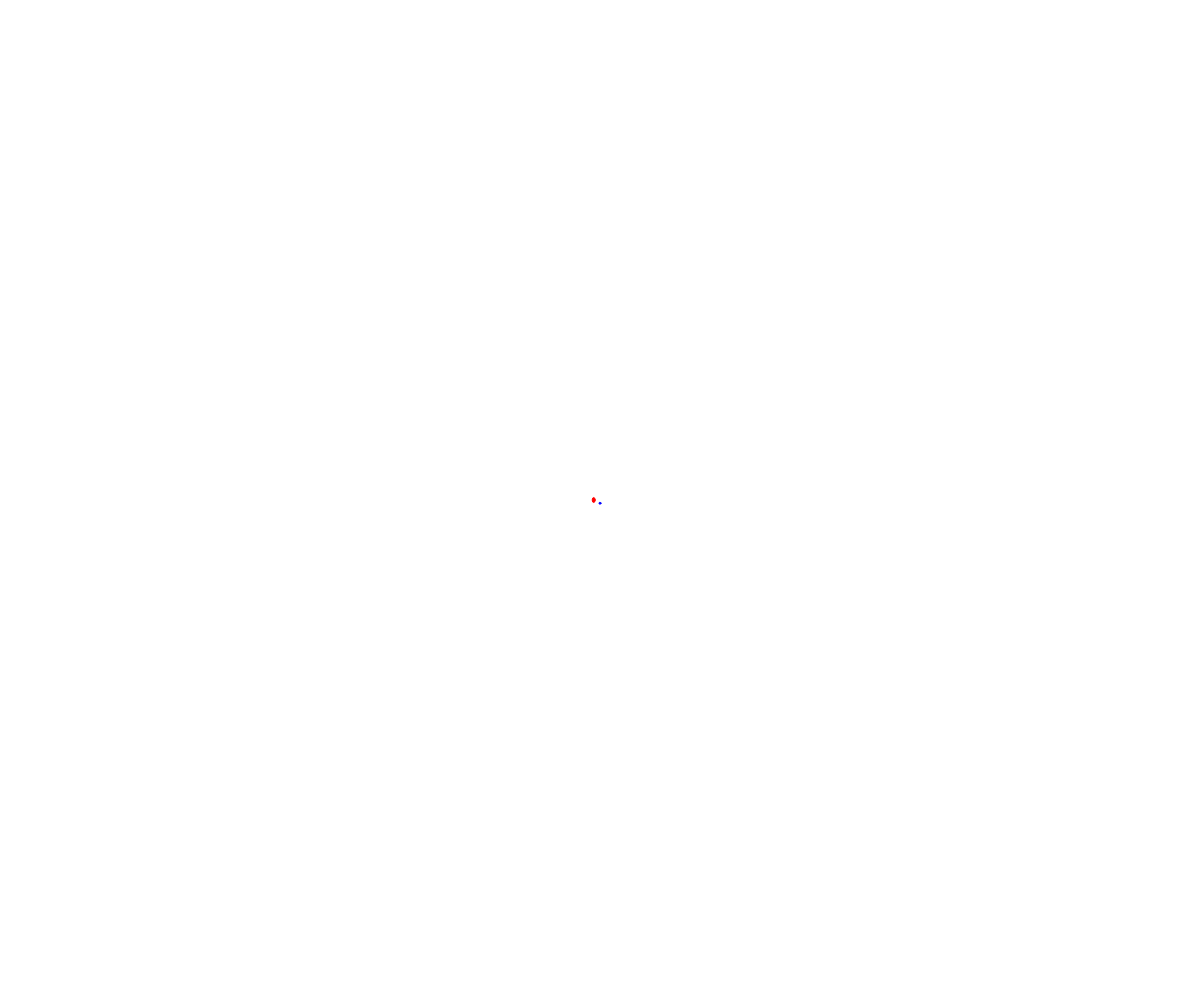
Frame 1 (no input)
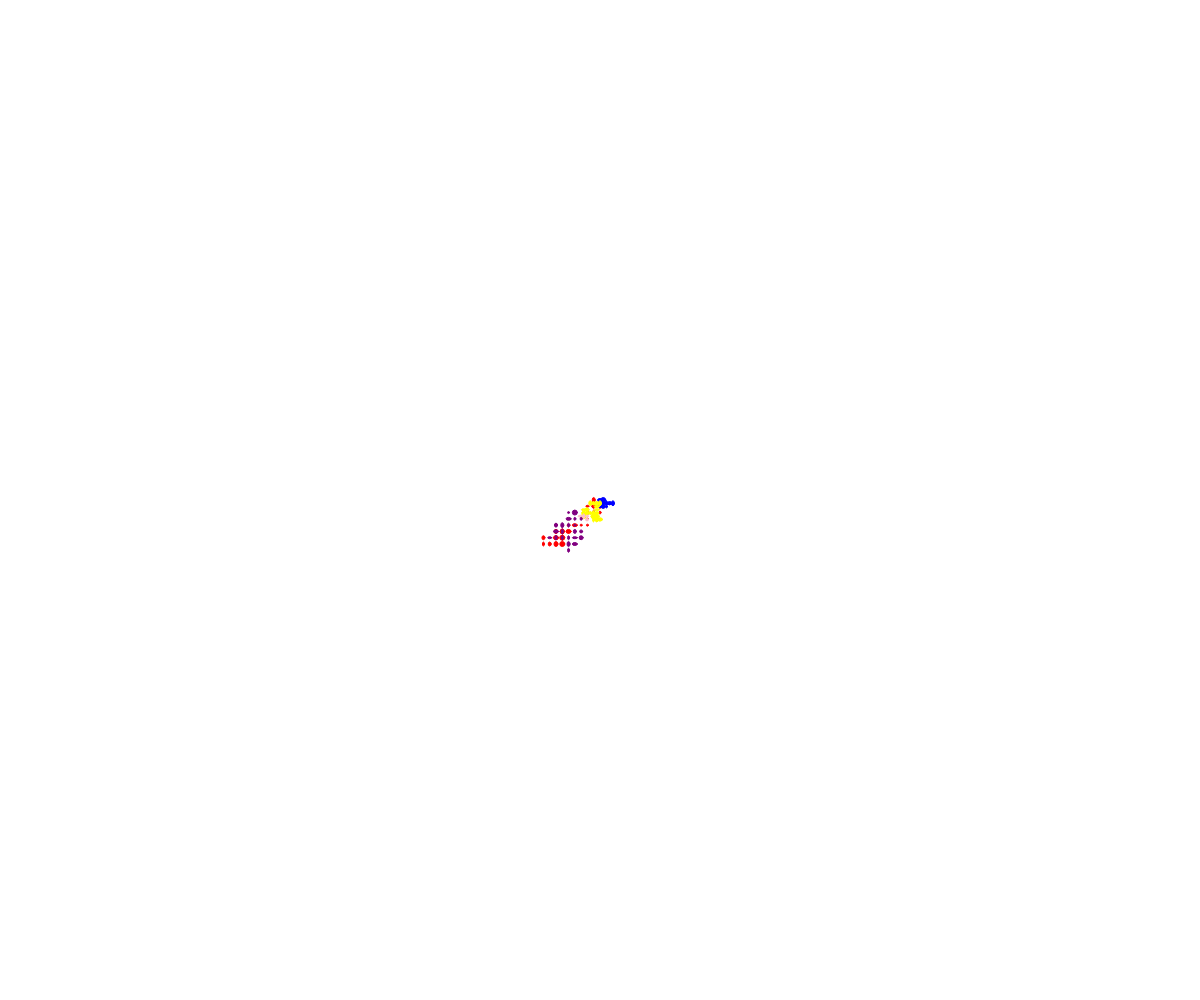
Frame 60 (no input)
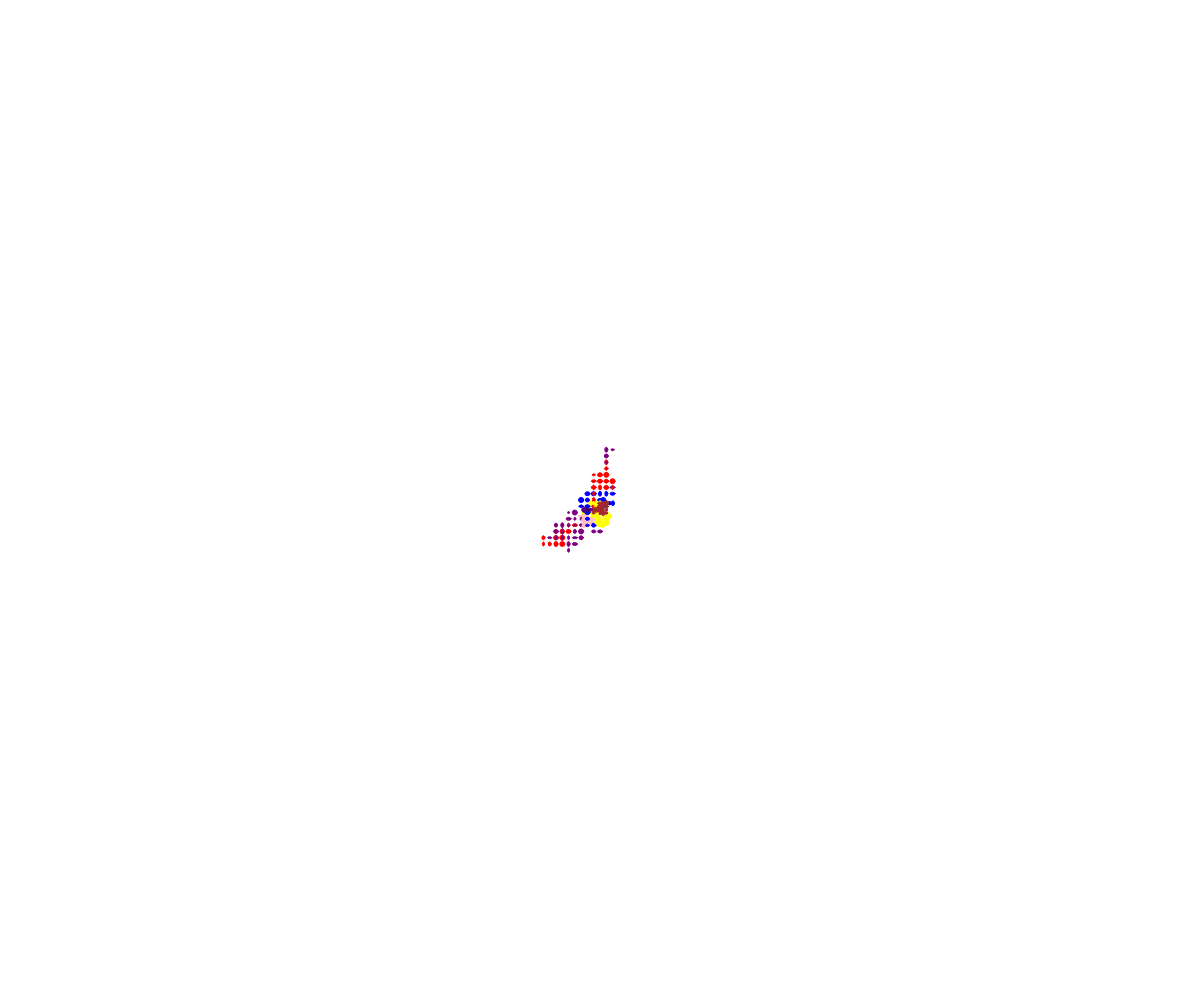
Frame 120 (the mouse pressed at the canvas centre since frame 60)

The p5.js sketch that drew these frames (run headless with seeded random() and noise() and a simulated clock; from frame 60 on, the mouse is pressed at the canvas centre):

// p5.js sketch
// ── sketch.js
// Walker OOP Demo

class Walker {
  constructor(color) {
    this.x = width/2;
    this.y = height/2;
    this.color = color;
    this.speed = random(2, 8);
  }

  display() {
    fill(this.color);
    stroke(this.color);
    ellipse(this.x, this.y, random([2, 3, 4, 5]), random([2, 3, 4, 5]));
  }

  move() {
    let choice = random(100);
    if (choice < 25) {
      //up
      this.y -= this.speed;
    }
    else if (choice < 50) {
      //down
      this.y += this.speed;
    }
    else if (choice < 75) {
      //left
      this.x -= this.speed;
    }
    else {
      //right
      this.x += this.speed;
    }
  }
}

let andrew;
let kenny;

function setup() {
  createCanvas(windowWidth, windowHeight);
  andrew = new Walker("red");
  kenny = new Walker("blue");
  window.setInterval(colorChange, 500);
}

function draw() {
  //background(220);
  andrew.move();
  andrew.display();
  kenny.move();
  kenny.display();
}

function colorChange() {
  let rando1 = random(["green", "purple", "red", "blue"]);
  let rando2 = random(["yellow", "brown", "indigo", "pink"]);
  andrew.color = rando1;
  kenny.color = rando2;
}
